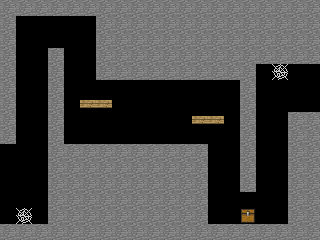

Below is a game level as drawn by its tile map, then a one-line description and the .tmx file that defines it, in full:
An orthogonal 20x15 tile map with 16x16 px tiles, 1 tile layer (Tile Layer 1).

<map version="1.0" tiledversion="1.0.3" orientation="orthogonal" renderorder="right-down" width="20" height="15" tilewidth="16" tileheight="16" nextobjectid="1">
 <tileset firstgid="1" source="mc_sprites.tsx" />
 <layer name="Tile Layer 1" width="20" height="15">
  <data encoding="csv">
2,2,2,2,2,2,2,2,2,2,2,2,2,2,2,2,2,2,2,2,
2,0,0,0,0,0,2,2,2,2,2,2,2,2,2,2,2,2,2,2,
2,0,0,0,0,0,2,2,2,2,2,2,2,2,2,2,2,2,2,2,
2,0,0,2,0,0,2,2,2,2,2,2,2,2,2,2,2,2,2,2,
2,0,0,2,0,0,2,2,2,2,2,2,2,2,2,2,0,12,0,0,
2,0,0,2,0,0,0,0,0,0,0,0,0,0,0,2,0,0,0,0,
2,0,0,2,0,58,58,0,0,0,0,0,0,0,0,2,0,0,0,0,
2,0,0,2,0,0,0,0,0,0,0,0,58,58,0,2,0,0,2,2,
2,0,0,2,0,0,0,0,0,0,0,0,0,0,0,2,0,0,2,2,
0,0,0,2,2,2,2,2,2,2,2,2,2,0,0,2,0,0,2,2,
0,0,0,2,2,2,2,2,2,2,2,2,2,0,0,2,0,0,2,2,
0,0,0,2,2,2,2,2,2,2,2,2,2,0,0,2,0,0,2,2,
0,0,0,2,2,2,2,2,2,2,2,2,2,0,0,0,0,0,2,2,
0,12,0,2,2,2,2,2,2,2,2,2,2,0,0,222,0,0,2,2,
2,2,2,2,2,2,2,2,2,2,2,2,2,2,2,2,2,2,2,2
</data>
 </layer>
</map>
